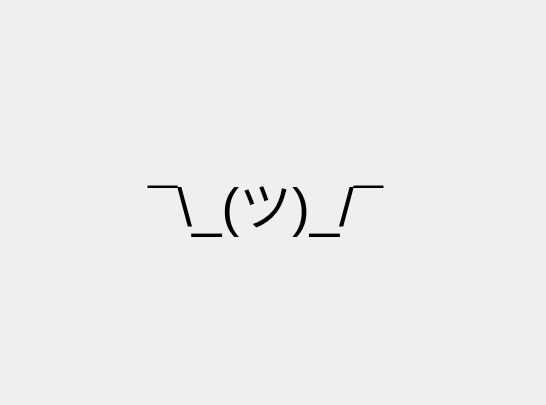
<?xml version="1.0" encoding="UTF-8"?>
<ui version="4.0">
 <class>ImportPage</class>
 <widget class="QWidget" name="ImportPage">
  <property name="geometry">
   <rect>
    <x>0</x>
    <y>0</y>
    <width>546</width>
    <height>405</height>
   </rect>
  </property>
  <layout class="QVBoxLayout" name="verticalLayout_5">
   <property name="leftMargin">
    <number>0</number>
   </property>
   <property name="topMargin">
    <number>0</number>
   </property>
   <property name="rightMargin">
    <number>0</number>
   </property>
   <property name="bottomMargin">
    <number>0</number>
   </property>
   <item>
    <widget class="QLabel" name="label">
     <property name="font">
      <font>
       <pointsize>40</pointsize>
      </font>
     </property>
     <property name="text">
      <string notr="true">¯\_(ツ)_/¯ </string>
     </property>
     <property name="textFormat">
      <enum>Qt::PlainText</enum>
     </property>
     <property name="alignment">
      <set>Qt::AlignCenter</set>
     </property>
    </widget>
   </item>
  </layout>
 </widget>
 <resources/>
 <connections/>
</ui>
